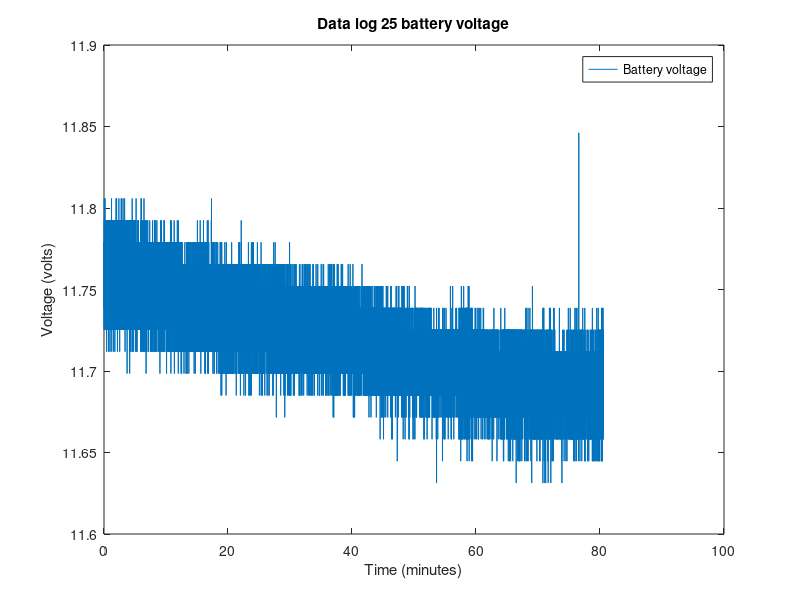

MATLAB code to generate this figure:
close all;
clear all;

load("battery.mat");
timestamp = (Timestamp / 1000) / 60;
voltage = (VoltageRaw / 4095) * 5 * 11;
plot(timestamp, voltage);

xlabel("Time (minutes)");
ylabel("Voltage (volts)");
legend("Battery voltage");
title("Data log 25 battery voltage");
